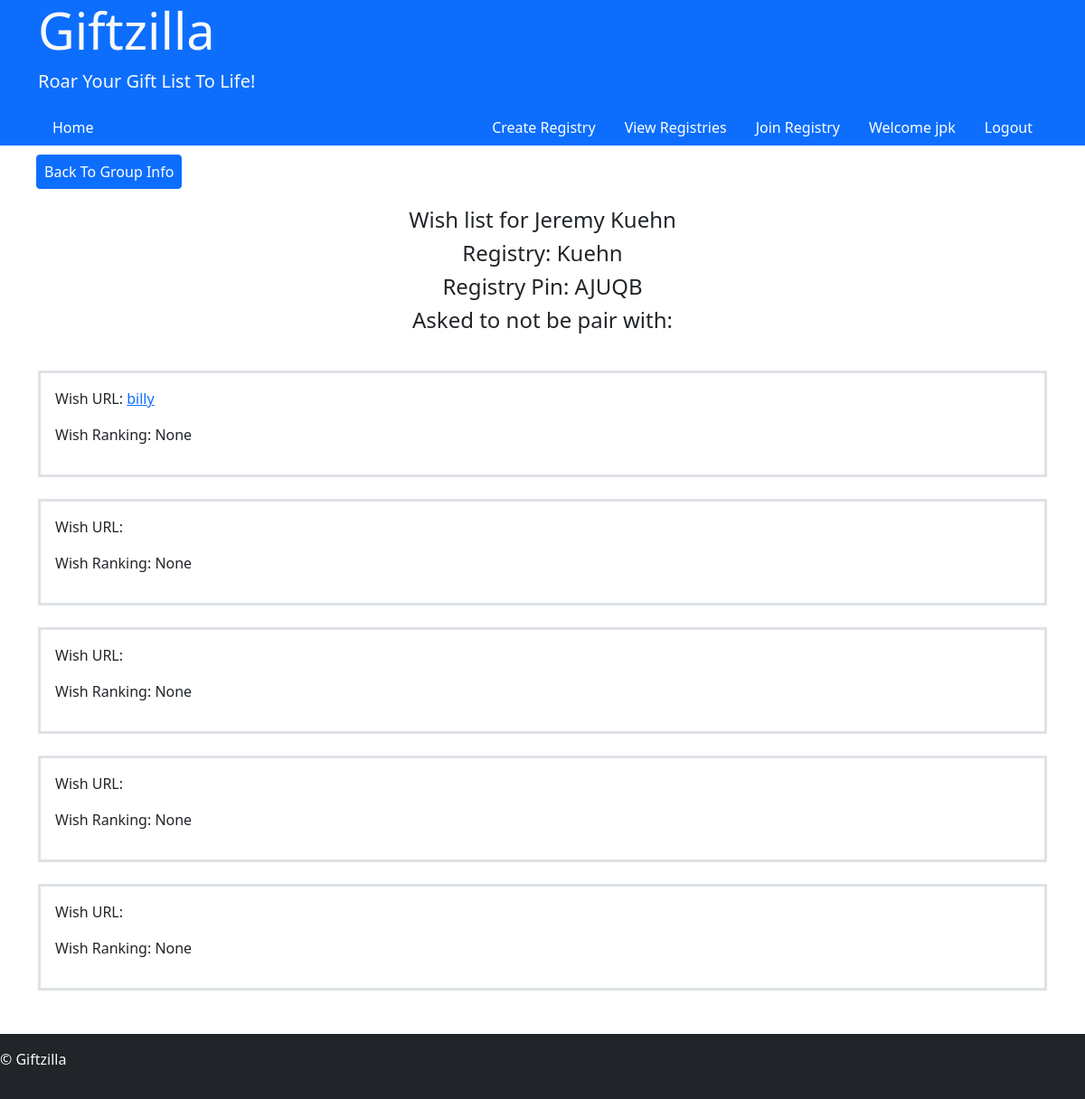
Screenshot of /user/AJUQB/1/adminWishListView (signed in) with the database file from the repository.
### register/models.py (models this page shows, shortened)
class User(AbstractUser):
    groups = models.ManyToManyField(
        'auth.Group',
        related_name='web_users',
        blank=True,
        help_text='The groups this user belongs to. A user will get all permissions granted to each of their groups.',
        verbose_name='groups',
    )
    user_permissions = models.ManyToManyField(
        'auth.Permission',
        related_name='web_users',
        blank=True,
        help_text='Specific permissions for this user.',
        verbose_name='user permissions',
    )

### user/models.py (models this page shows, shortened)
class Gift(models.Model):
    groupPin = models.CharField(max_length=5)
    user = models.ForeignKey(User, on_delete=models.CASCADE)
    giftUrl = models.CharField(max_length=700, blank=True, null=True)
    giftRank = models.CharField(max_length=1, choices=Rank, blank=True, null=True)

class Registry(models.Model):
    regPin = models.CharField(max_length=5)
    admin = models.ForeignKey(User, on_delete=models.CASCADE)
    regName = models.CharField(max_length=25, verbose_name="Registry Group Name:")
    urlNumCap = models.IntegerField(default=5, verbose_name="Max Number Of Gift Request:", blank=True, null=True)
    spendLimit = models.IntegerField(blank=True, null=True, verbose_name="Max Spending Limit:")
    notes = models.TextField(blank=True, null=True, verbose_name="Notes")
    regGroupCap = models.IntegerField(blank=True, null=True, verbose_name="Max Number of Group Participants:")

### user/views.py (the view)
# urls.py: path("<str:groupPin>/<int:userID>/adminWishListView", views.adminWishListView, name="adminWishListView"),
@login_required
def adminWishListView(request, userID, groupPin):
    gifts = Gift.objects.filter(user=userID, groupPin=groupPin)
    reg = Registry.objects.get(regPin=groupPin)
    try:
        noPair = noGive.objects.get(user=userID, regPin=groupPin)
    except ObjectDoesNotExist:
        noPair = None
    return render(request, "user/adminwishview.html", {
        "reg": reg,
        "gifts": gifts,
        "noPair": noPair
    })

### giftzilla/templates/user/adminwishview.html
{% extends 'layout.html' %}
{% block body %}
<div class="container" style="padding: 10px;">
<a class="btn btn-primary px-2" href="{% url 'user:adminReg' groupPin=reg.regPin %}">Back To Group Info</a>
</div>
<div style="padding: 10px;">
<h4 class="text-center">Wish list for {{ gifts.0.user.first_name }} {{ gifts.0.user.last_name }}</h4>
<h4 class="text-center">Registry: {{ reg.regName }}</h4>
<h4 class="text-center">Registry Pin: {{ reg.regPin }}</h4>
<h4 class="text-center">Asked to not be pair with: {{ noPair.noGift.first_name }} {{ noPair.noGift.last_name }}</h4>
</div>
<div class="container mt-4">
    {% for gift in gifts %}
    <div class="border border-3 p-3 mb-4">
            <p>Wish URL: <a target="_blank" href="{{ gift.giftUrl }}">{{ gift.giftUrl }}</a></p>
            <p>Wish Ranking: {{ gift.giftRank }}</p>
    </div>
    {% endfor %}
</div>
{% endblock %}

### giftzilla/templates/layout.html (shortened to what this page needs)
<!DOCTYPE html>
<html lang="en">
<head>
    <link href="https://cdn.jsdelivr.net/npm/bootstrap@5.0.2/dist/css/bootstrap.min.css" rel="stylesheet">
</head>
<body>
    <header class="bg-primary text-light">
        <div class="container">
            <h1 class="display-4">Giftzilla</h1>
            <p class="lead">Roar Your Gift List To Life!</p>
            <nav class="d-flex justify-content-between align-items-center">
                <ul class="nav">
                    <li class="nav-item"><a class="nav-link" href="{% url 'index:home' %}">Home</a></li>
                </ul>
                <div>
                    {% if user.is_authenticated %}
                        <ul class="nav">
                            <li class="nav-item"><a class="nav-link" href="{% url 'user:createRegistry' %}">Create Registry</a></li>
                            <li class="nav-item"><a class="nav-link" href="{% url 'user:viewReg' userID=user.id %}">View Registries</a></li>
                            <li class="nav-item"><a class="nav-link" href="{% url 'user:regJoin' userID=user.id %}">Join Registry</a></li>
                            <li class="nav-item">
                                <a class="nav-link" href="{% url 'register:profileView' userID=user.id %}">Welcome {{ user.username }}</a>
                            </li>
                            <li class="nav-item">
                                <a class="nav-link" href="{% url 'register:logout' %}">Logout</a>
                            </li>
                        </ul>
                    {% endif %}
                </div>
            </nav>
        </div>
    </header>
   {% block body %}
   {% endblock %}
    <footer class="bg-dark text-light mt-5 py-3">
        <p>&copy; Giftzilla</p>
    </footer>
</body>
</html>

### giftzilla/templates/layout.html (style rules this page uses)
.nav-link { color: white; }

### rows the page displays
User: username "jpk"
Gift: user.first_name "Jeremy", user.last_name "Kuehn", giftUrl "billy", giftRank "None"
Registry: regName "Kuehn", regPin "AJUQB"
Gift: giftRank "None"
Gift: giftRank "None"
Gift: giftRank "None"
Gift: giftRank "None"
